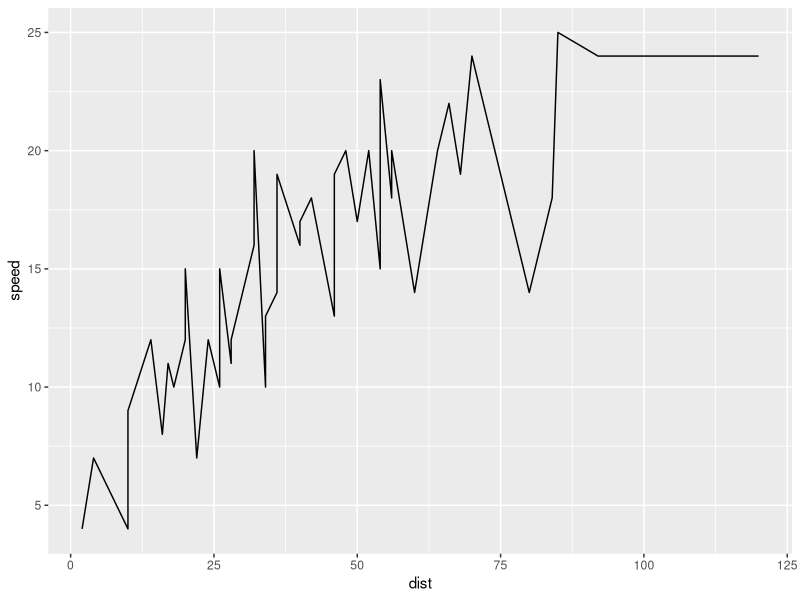

Write R code to recreate this figure.
### This is a new file
# I will be adding this to the repository
library(ggplot2)
ggplot() + 
  geom_line(aes(x = dist, y = speed), 
            data = cars)
